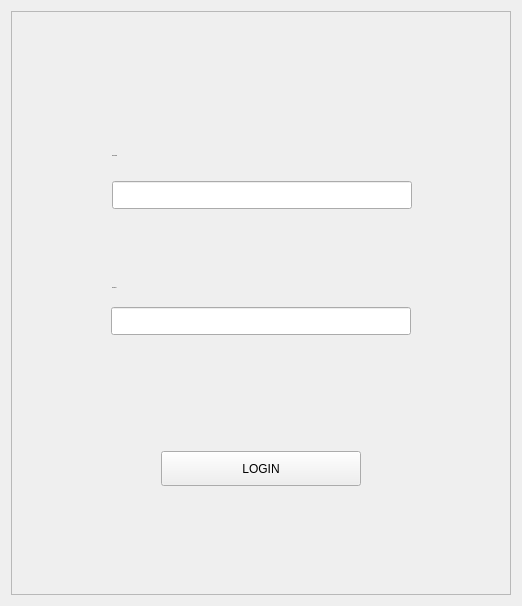
      <widget class="QWidget" name="page">
       <layout class="QGridLayout" name="gridLayout_2">
        <item row="0" column="0">
         <widget class="QFrame" name="loginFrame">
          <property name="sizePolicy">
           <sizepolicy hsizetype="Fixed" vsizetype="Expanding">
            <horstretch>0</horstretch>
            <verstretch>0</verstretch>
           </sizepolicy>
          </property>
          <property name="minimumSize">
           <size>
            <width>500</width>
            <height>584</height>
           </size>
          </property>
          <property name="maximumSize">
           <size>
            <width>500</width>
            <height>16777215</height>
           </size>
          </property>
          <property name="frameShape">
           <enum>QFrame::StyledPanel</enum>
          </property>
          <property name="frameShadow">
           <enum>QFrame::Raised</enum>
          </property>
          <widget class="QLineEdit" name="loginEmailInput">
           <property name="geometry">
            <rect>
             <x>101</x>
             <y>170</y>
             <width>300</width>
             <height>28</height>
            </rect>
           </property>
           <property name="sizePolicy">
            <sizepolicy hsizetype="Expanding" vsizetype="Maximum">
             <horstretch>0</horstretch>
             <verstretch>0</verstretch>
            </sizepolicy>
           </property>
           <property name="minimumSize">
            <size>
             <width>300</width>
             <height>28</height>
            </size>
           </property>
           <property name="maximumSize">
            <size>
             <width>500</width>
             <height>28</height>
            </size>
           </property>
           <property name="maxLength">
            <number>32723</number>
           </property>
           <property name="cursorPosition">
            <number>0</number>
           </property>
          </widget>
          <widget class="QLabel" name="loginEmailLabel">
           <property name="geometry">
            <rect>
             <x>101</x>
             <y>130</y>
             <width>200</width>
             <height>28</height>
            </rect>
           </property>
           <property name="minimumSize">
            <size>
             <width>200</width>
             <height>28</height>
            </size>
           </property>
           <property name="maximumSize">
            <size>
             <width>200</width>
             <height>28</height>
            </size>
           </property>
           <property name="font">
            <font>
             <family>UI</family>
             <pointsize>-1</pointsize>
             <weight>50</weight>
             <italic>false</italic>
             <bold>false</bold>
            </font>
           </property>
           <property name="text">
            <string>Work Email</string>
           </property>
          </widget>
          <widget class="QPushButton" name="loginButton">
           <property name="geometry">
            <rect>
             <x>150</x>
             <y>440</y>
             <width>200</width>
             <height>35</height>
            </rect>
           </property>
           <property name="sizePolicy">
            <sizepolicy hsizetype="Expanding" vsizetype="Expanding">
             <horstretch>0</horstretch>
             <verstretch>0</verstretch>
            </sizepolicy>
           </property>
           <property name="minimumSize">
            <size>
             <width>200</width>
             <height>35</height>
            </size>
           </property>
           <property name="maximumSize">
            <size>
             <width>300</width>
             <height>38</height>
            </size>
           </property>
           <property name="text">
            <string>LOGIN</string>
           </property>
          </widget>
          <widget class="QLabel" name="loginPasswordLabel">
           <property name="geometry">
            <rect>
             <x>101</x>
             <y>262</y>
             <width>200</width>
             <height>28</height>
            </rect>
           </property>
           <property name="minimumSize">
            <size>
             <width>200</width>
             <height>28</height>
            </size>
           </property>
           <property name="maximumSize">
            <size>
             <width>200</width>
             <height>28</height>
            </size>
           </property>
           <property name="font">
            <font>
             <family>UI</family>
             <pointsize>-1</pointsize>
             <weight>50</weight>
             <italic>false</italic>
             <bold>false</bold>
            </font>
           </property>
           <property name="text">
            <string>Password</string>
           </property>
          </widget>
          <widget class="QLineEdit" name="loginPasswordInput">
           <property name="geometry">
            <rect>
             <x>100</x>
             <y>296</y>
             <width>300</width>
             <height>28</height>
            </rect>
           </property>
           <property name="minimumSize">
            <size>
             <width>300</width>
             <height>28</height>
            </size>
           </property>
           <property name="maximumSize">
            <size>
             <width>500</width>
             <height>30</height>
            </size>
           </property>
           <property name="echoMode">
            <enum>QLineEdit::Password</enum>
           </property>
           <property name="cursorPosition">
            <number>0</number>
           </property>
           <property name="readOnly">
            <bool>false</bool>
           </property>
          </widget>
         </widget>
        </item>
       </layout>
      </widget>
